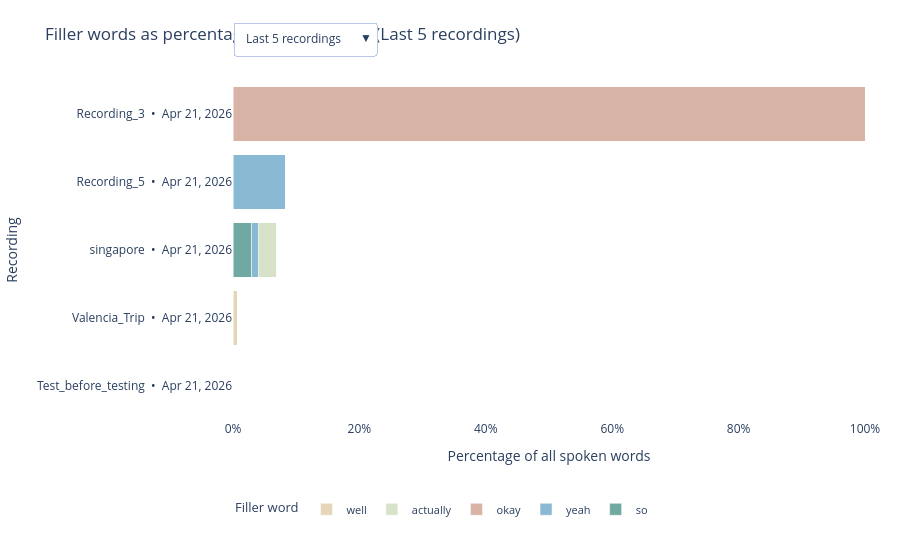

Notebook code for this chart:
### Code cell
# Plot 1: Interactive filler-word percentages per recording.
import plotly.graph_objects as go

if not records:
    print('No recordings available to plot.')
else:
    # Build views for dropdown options using most recent recordings.
    dropdown_options = [
        ('Last 5 recordings', 5),
        ('Last 10 recordings', 10),
        ('Last 15 recordings', 15),
        ('All recordings', None),
    ]

    def build_view(limit):
        recency_sorted = sorted(records, key=lambda record: (record['recording_dt'], record['recording_id']), reverse=True)
        selected = recency_sorted if limit is None else recency_sorted[:limit]
        selected = sorted(selected, key=lambda record: (record['filler_percentage'], record['recording_dt']), reverse=True)

        labels = [
            f"{record['recording_label']}  •  {record['recording_dt'].strftime('%b %d, %Y')}"
            for record in selected
        ]
        totals = np.array([record['filler_percentage'] for record in selected], dtype=float)

        x_by_word = []
        custom_by_word = []
        visible_by_word = []

        for word in filler_words:
            values = np.array(
                [
                    100.0 * record['filler_counts'].get(word, 0) / max(record['total_words'], 1)
                    for record in selected
                ],
                dtype=float,
            )
            custom = np.column_stack(
                [
                    np.array([word] * len(selected), dtype=object),
                    np.array([record['recording_label'] for record in selected], dtype=object),
                    totals,
                    np.array([record['total_words'] for record in selected], dtype=float),
                ]
            )
            x_by_word.append(values)
            custom_by_word.append(custom)
            visible_by_word.append(bool(np.any(values > 0)))

        return {
            'labels': labels,
            'totals': totals,
            'x_by_word': x_by_word,
            'custom_by_word': custom_by_word,
            'visible_by_word': visible_by_word,
        }

    views = {name: build_view(limit) for name, limit in dropdown_options}
    default_view_name = 'Last 5 recordings'
    default_view = views[default_view_name]

    fig = go.Figure()
    for idx, word in enumerate(filler_words):
        fig.add_trace(
            go.Bar(
                y=default_view['labels'],
                x=default_view['x_by_word'][idx],
                name=word,
                orientation='h',
                marker_color=word_colors[word],
                customdata=default_view['custom_by_word'][idx],
                visible=default_view['visible_by_word'][idx],
                hovertemplate=(
                    '<b>%{customdata[1]}</b><br>'
                    'Filler word: %{customdata[0]}<br>'
                    'Word share: %{x:.2f}%<br>'
                    'Total filler: %{customdata[2]:.2f}%<br>'
                    'Total words: %{customdata[3]:.0f}<extra></extra>'
                ),
            )
        )

    dropdown_buttons = []
    for name, _ in dropdown_options:
        view = views[name]
        dropdown_buttons.append(
            {
                'label': name,
                'method': 'update',
                'args': [
                    {
                        'x': view['x_by_word'],
                        'y': [view['labels']] * len(filler_words),
                        'customdata': view['custom_by_word'],
                        'visible': view['visible_by_word'],
                    },
                    {
                        'title': f'Filler words as percentages per recording ({name})',
                    },
                ],
            }
        )

    fig.update_layout(
        barmode='stack',
        title=f'Filler words as percentages per recording ({default_view_name})',
        xaxis_title='Percentage of all spoken words',
        yaxis_title='Recording',
        xaxis=dict(range=[0, 100], ticksuffix='%'),
        template='plotly_white',
        height=max(560, 90 + 26 * len(default_view['labels'])),
        margin=dict(l=230, r=35, t=80, b=140),
        legend=dict(
            orientation='h',
            yanchor='top',
            y=-0.22,
            xanchor='left',
            x=0,
            title_text='Filler word',
            font=dict(size=11),
        ),
        updatemenus=[
            {
                'buttons': dropdown_buttons,
                'direction': 'down',
                'showactive': True,
                'x': 0.0,
                'xanchor': 'left',
                'y': 1.17,
                'yanchor': 'top',
                'bgcolor': 'white',
                'bordercolor': '#B7C7E5',
                'borderwidth': 1,
            }
        ],
    )
    fig.update_yaxes(autorange='reversed')

    fig.show()

### Figure 1 — Plotly figure (JSON) as saved in the notebook; plotly's stock layout.template omitted (floating-point values rounded to 4 significant figures; data arrays with more than 128 entries replaced by an {"elided": "..."} marker saying what was removed)
{"data": [{"customdata": [["so", "Recording_3", 100, 1], ["so", "Recording_5", 8.33, 12], ["so", "singapore", 6.93, 101], ["so", "Valencia_Trip", 0.68, 147], ["so", "Test_before_testing", 0, 7]], "hovertemplate": "<b>%{customdata[1]}</b><br>Filler word: %{customdata[0]}<br>Word share: %{x:.2f}%<br>Total filler: %{customdata[2]:.2f}%<br>Total words: %{customdata[3]:.0f}<extra></extra>", "marker": {"color": "#6FA9A1"}, "name": "so", "orientation": "h", "type": "bar", "visible": true, "x": [0.0, 0.0, 2.97, 0.0, 0.0], "y": ["Recording_3  •  Apr 21, 2026", "Recording_5  •  Apr 21, 2026", "singapore  •  Apr 21, 2026", "Valencia_Trip  •  Apr 21, 2026", "Test_before_testing  •  Apr 21, 2026"]}, {"customdata": [["yeah", "Recording_3", 100, 1], ["yeah", "Recording_5", 8.33, 12], ["yeah", "singapore", 6.93, 101], ["yeah", "Valencia_Trip", 0.68, 147], ["yeah", "Test_before_testing", 0, 7]], "hovertemplate": "<b>%{customdata[1]}</b><br>Filler word: %{customdata[0]}<br>Word share: %{x:.2f}%<br>Total filler: %{customdata[2]:.2f}%<br>Total words: %{customdata[3]:.0f}<extra></extra>", "marker": {"color": "#8ABAD3"}, "name": "yeah", "orientation": "h", "type": "bar", "visible": true, "x": [0.0, 8.333, 0.9901, 0.0, 0.0], "y": ["Recording_3  •  Apr 21, 2026", "Recording_5  •  Apr 21, 2026", "singapore  •  Apr 21, 2026", "Valencia_Trip  •  Apr 21, 2026", "Test_before_testing  •  Apr 21, 2026"]}, {"customdata": [["i guess", "Recording_3", 100, 1], ["i guess", "Recording_5", 8.33, 12], ["i guess", "singapore", 6.93, 101], ["i guess", "Valencia_Trip", 0.68, 147], ["i guess", "Test_before_testing", 0, 7]], "hovertemplate": "<b>%{customdata[1]}</b><br>Filler word: %{customdata[0]}<br>Word share: %{x:.2f}%<br>Total filler: %{customdata[2]:.2f}%<br>Total words: %{customdata[3]:.0f}<extra></extra>", "marker": {"color": "#A6D8D0"}, "name": "i guess", "orientation": "h", "type": "bar", "visible": false, "x": [0.0, 0.0, 0.0, 0.0, 0.0], "y": ["Recording_3  •  Apr 21, 2026", "Recording_5  •  Apr 21, 2026", "singapore  •  Apr 21, 2026", "Valencia_Trip  •  Apr 21, 2026", "Test_before_testing  •  Apr 21, 2026"]}, {"customdata": [["blah", "Recording_3", 100, 1], ["blah", "Recording_5", 8.33, 12], ["blah", "singapore", 6.93, 101], ["blah", "Valencia_Trip", 0.68, 147], ["blah", "Test_before_testing", 0, 7]], "hovertemplate": "<b>%{customdata[1]}</b><br>Filler word: %{customdata[0]}<br>Word share: %{x:.2f}%<br>Total filler: %{customdata[2]:.2f}%<br>Total words: %{customdata[3]:.0f}<extra></extra>", "marker": {"color": "#B7C7E5"}, "name": "blah", "orientation": "h", "type": "bar", "visible": false, "x": [0.0, 0.0, 0.0, 0.0, 0.0], "y": ["Recording_3  •  Apr 21, 2026", "Recording_5  •  Apr 21, 2026", "singapore  •  Apr 21, 2026", "Valencia_Trip  •  Apr 21, 2026", "Test_before_testing  •  Apr 21, 2026"]}, {"customdata": [["like", "Recording_3", 100, 1], ["like", "Recording_5", 8.33, 12], ["like", "singapore", 6.93, 101], ["like", "Valencia_Trip", 0.68, 147], ["like", "Test_before_testing", 0, 7]], "hovertemplate": "<b>%{customdata[1]}</b><br>Filler word: %{customdata[0]}<br>Word share: %{x:.2f}%<br>Total filler: %{customdata[2]:.2f}%<br>Total words: %{customdata[3]:.0f}<extra></extra>", "marker": {"color": "#C8D6B9"}, "name": "like", "orientation": "h", "type": "bar", "visible": false, "x": [0.0, 0.0, 0.0, 0.0, 0.0], "y": ["Recording_3  •  Apr 21, 2026", "Recording_5  •  Apr 21, 2026", "singapore  •  Apr 21, 2026", "Valencia_Trip  •  Apr 21, 2026", "Test_before_testing  •  Apr 21, 2026"]}, {"customdata": [["okay", "Recording_3", 100, 1], ["okay", "Recording_5", 8.33, 12], ["okay", "singapore", 6.93, 101], ["okay", "Valencia_Trip", 0.68, 147], ["okay", "Test_before_testing", 0, 7]], "hovertemplate": "<b>%{customdata[1]}</b><br>Filler word: %{customdata[0]}<br>Word share: %{x:.2f}%<br>Total filler: %{customdata[2]:.2f}%<br>Total words: %{customdata[3]:.0f}<extra></extra>", "marker": {"color": "#D8B4A6"}, "name": "okay", "orientation": "h", "type": "bar", "visible": true, "x": [100.0, 0.0, 0.0, 0.0, 0.0], "y": ["Recording_3  •  Apr 21, 2026", "Recording_5  •  Apr 21, 2026", "singapore  •  Apr 21, 2026", "Valencia_Trip  •  Apr 21, 2026", "Test_before_testing  •  Apr 21, 2026"]}, {"customdata": [["i mean", "Recording_3", 100, 1], ["i mean", "Recording_5", 8.33, 12], ["i mean", "singapore", 6.93, 101], ["i mean", "Valencia_Trip", 0.68, 147], ["i mean", "Test_before_testing", 0, 7]], "hovertemplate": "<b>%{customdata[1]}</b><br>Filler word: %{customdata[0]}<br>Word share: %{x:.2f}%<br>Total filler: %{customdata[2]:.2f}%<br>Total words: %{customdata[3]:.0f}<extra></extra>", "marker": {"color": "#E4C7B7"}, "name": "i mean", "orientation": "h", "type": "bar", "visible": false, "x": [0.0, 0.0, 0.0, 0.0, 0.0], "y": ["Recording_3  •  Apr 21, 2026", "Recording_5  •  Apr 21, 2026", "singapore  •  Apr 21, 2026", "Valencia_Trip  •  Apr 21, 2026", "Test_before_testing  •  Apr 21, 2026"]}, {"customdata": [["kind of", "Recording_3", 100, 1], ["kind of", "Recording_5", 8.33, 12], ["kind of", "singapore", 6.93, 101], ["kind of", "Valencia_Trip", 0.68, 147], ["kind of", "Test_before_testing", 0, 7]], "hovertemplate": "<b>%{customdata[1]}</b><br>Filler word: %{customdata[0]}<br>Word share: %{x:.2f}%<br>Total filler: %{customdata[2]:.2f}%<br>Total words: %{customdata[3]:.0f}<extra></extra>", "marker": {"color": "#C9C1E8"}, "name": "kind of", "orientation": "h", "type": "bar", "visible": false, "x": [0.0, 0.0, 0.0, 0.0, 0.0], "y": ["Recording_3  •  Apr 21, 2026", "Recording_5  •  Apr 21, 2026", "singapore  •  Apr 21, 2026", "Valencia_Trip  •  Apr 21, 2026", "Test_before_testing  •  Apr 21, 2026"]}, {"customdata": [["you know", "Recording_3", 100, 1], ["you know", "Recording_5", 8.33, 12], ["you know", "singapore", 6.93, 101], ["you know", "Valencia_Trip", 0.68, 147], ["you know", "Test_before_testing", 0, 7]], "hovertemplate": "<b>%{customdata[1]}</b><br>Filler word: %{customdata[0]}<br>Word share: %{x:.2f}%<br>Total filler: %{customdata[2]:.2f}%<br>Total words: %{customdata[3]:.0f}<extra></extra>", "marker": {"color": "#A9C7B8"}, "name": "you know", "orientation": "h", "type": "bar", "visible": false, "x": [0.0, 0.0, 0.0, 0.0, 0.0], "y": ["Recording_3  •  Apr 21, 2026", "Recording_5  •  Apr 21, 2026", "singapore  •  Apr 21, 2026", "Valencia_Trip  •  Apr 21, 2026", "Test_before_testing  •  Apr 21, 2026"]}, {"customdata": [["actually", "Recording_3", 100, 1], ["actually", "Recording_5", 8.33, 12], ["actually", "singapore", 6.93, 101], ["actually", "Valencia_Trip", 0.68, 147], ["actually", "Test_before_testing", 0, 7]], "hovertemplate": "<b>%{customdata[1]}</b><br>Filler word: %{customdata[0]}<br>Word share: %{x:.2f}%<br>Total filler: %{customdata[2]:.2f}%<br>Total words: %{customdata[3]:.0f}<extra></extra>", "marker": {"color": "#D8E2C8"}, "name": "actually", "orientation": "h", "type": "bar", "visible": true, "x": [0.0, 0.0, 2.97, 0.0, 0.0], "y": ["Recording_3  •  Apr 21, 2026", "Recording_5  •  Apr 21, 2026", "singapore  •  Apr 21, 2026", "Valencia_Trip  •  Apr 21, 2026", "Test_before_testing  •  Apr 21, 2026"]}, {"customdata": [["well", "Recording_3", 100, 1], ["well", "Recording_5", 8.33, 12], ["well", "singapore", 6.93, 101], ["well", "Valencia_Trip", 0.68, 147], ["well", "Test_before_testing", 0, 7]], "hovertemplate": "<b>%{customdata[1]}</b><br>Filler word: %{customdata[0]}<br>Word share: %{x:.2f}%<br>Total filler: %{customdata[2]:.2f}%<br>Total words: %{customdata[3]:.0f}<extra></extra>", "marker": {"color": "#E6D6B8"}, "name": "well", "orientation": "h", "type": "bar", "visible": true, "x": [0.0, 0.0, 0.0, 0.6803, 0.0], "y": ["Recording_3  •  Apr 21, 2026", "Recording_5  •  Apr 21, 2026", "singapore  •  Apr 21, 2026", "Valencia_Trip  •  Apr 21, 2026", "Test_before_testing  •  Apr 21, 2026"]}, {"customdata": [["right", "Recording_3", 100, 1], ["right", "Recording_5", 8.33, 12], ["right", "singapore", 6.93, 101], ["right", "Valencia_Trip", 0.68, 147], ["right", "Test_before_testing", 0, 7]], "hovertemplate": "<b>%{customdata[1]}</b><br>Filler word: %{customdata[0]}<br>Word share: %{x:.2f}%<br>Total filler: %{customdata[2]:.2f}%<br>Total words: %{customdata[3]:.0f}<extra></extra>", "marker": {"color": "#BFC8D6"}, "name": "right", "orientation": "h", "type": "bar", "visible": false, "x": [0.0, 0.0, 0.0, 0.0, 0.0], "y": ["Recording_3  •  Apr 21, 2026", "Recording_5  •  Apr 21, 2026", "singapore  •  Apr 21, 2026", "Valencia_Trip  •  Apr 21, 2026", "Test_before_testing  •  Apr 21, 2026"]}, {"customdata": [["um", "Recording_3", 100, 1], ["um", "Recording_5", 8.33, 12], ["um", "singapore", 6.93, 101], ["um", "Valencia_Trip", 0.68, 147], ["um", "Test_before_testing", 0, 7]], "hovertemplate": "<b>%{customdata[1]}</b><br>Filler word: %{customdata[0]}<br>Word share: %{x:.2f}%<br>Total filler: %{customdata[2]:.2f}%<br>Total words: %{customdata[3]:.0f}<extra></extra>", "marker": {"color": "#D7E6E1"}, "name": "um", "orientation": "h", "type": "bar", "visible": false, "x": [0.0, 0.0, 0.0, 0.0, 0.0], "y": ["Recording_3  •  Apr 21, 2026", "Recording_5  •  Apr 21, 2026", "singapore  •  Apr 21, 2026", "Valencia_Trip  •  Apr 21, 2026", "Test_before_testing  •  Apr 21, 2026"]}, {"customdata": [["what's it called", "Recording_3", 100, 1], ["what's it called", "Recording_5", 8.33, 12], ["what's it called", "singapore", 6.93, 101], ["what's it called", "Valencia_Trip", 0.68, 147], ["what's it called", "Test_before_testing", 0, 7]], "hovertemplate": "<b>%{customdata[1]}</b><br>Filler word: %{customdata[0]}<br>Word share: %{x:.2f}%<br>Total filler: %{customdata[2]:.2f}%<br>Total words: %{customdata[3]:.0f}<extra></extra>", "marker": {"color": "#E8D8D0"}, "name": "what's it called", "orientation": "h", "type": "bar", "visible": false, "x": [0.0, 0.0, 0.0, 0.0, 0.0], "y": ["Recording_3  •  Apr 21, 2026", "Recording_5  •  Apr 21, 2026", "singapore  •  Apr 21, 2026", "Valencia_Trip  •  Apr 21, 2026", "Test_before_testing  •  Apr 21, 2026"]}, {"customdata": [["i don't know", "Recording_3", 100, 1], ["i don't know", "Recording_5", 8.33, 12], ["i don't know", "singapore", 6.93, 101], ["i don't know", "Valencia_Trip", 0.68, 147], ["i don't know", "Test_before_testing", 0, 7]], "hovertemplate": "<b>%{customdata[1]}</b><br>Filler word: %{customdata[0]}<br>Word share: %{x:.2f}%<br>Total filler: %{customdata[2]:.2f}%<br>Total words: %{customdata[3]:.0f}<extra></extra>", "marker": {"color": "#6FA9A1"}, "name": "i don't know", "orientation": "h", "type": "bar", "visible": false, "x": [0.0, 0.0, 0.0, 0.0, 0.0], "y": ["Recording_3  •  Apr 21, 2026", "Recording_5  •  Apr 21, 2026", "singapore  •  Apr 21, 2026", "Valencia_Trip  •  Apr 21, 2026", "Test_before_testing  •  Apr 21, 2026"]}], "layout": {"barmode": "stack", "height": 560, "legend": {"font": {"size": 11}, "orientation": "h", "title": {"text": "Filler word"}, "x": 0, "xanchor": "left", "y": -0.22, "yanchor": "top"}, "margin": {"b": 140, "l": 230, "r": 35, "t": 80}, "title": {"text": "Filler words as percentages per recording (Last 5 recordings)"}, "updatemenus": [{"bgcolor": "white", "bordercolor": "#B7C7E5", "borderwidth": 1, "buttons": [{"args": [{"customdata": {"elided": "15x5x4 mixed values"}, "visible": [true, true, false, false, false, true, false, false, false, true, true, false, false, false, false], "x": [[0, 0, 2.97, 0, 0], [0, 8.333, 0.9901, 0, 0], [0, 0, 0, 0, 0], [0, 0, 0, 0, 0], [0, 0, 0, 0, 0], [100, 0, 0, 0, 0], [0, 0, 0, 0, 0], [0, 0, 0, 0, 0], [0, 0, 0, 0, 0], [0, 0, 2.97, 0, 0], [0, 0, 0, 0.6803, 0], [0, 0, 0, 0, 0], [0, 0, 0, 0, 0], [0, 0, 0, 0, 0], [0, 0, 0, 0, 0]], "y": [["Recording_3  •  Apr 21, 2026", "Recording_5  •  Apr 21, 2026", "singapore  •  Apr 21, 2026", "Valencia_Trip  •  Apr 21, 2026", "Test_before_testing  •  Apr 21, 2026"], ["Recording_3  •  Apr 21, 2026", "Recording_5  •  Apr 21, 2026", "singapore  •  Apr 21, 2026", "Valencia_Trip  •  Apr 21, 2026", "Test_before_testing  •  Apr 21, 2026"], ["Recording_3  •  Apr 21, 2026", "Recording_5  •  Apr 21, 2026", "singapore  •  Apr 21, 2026", "Valencia_Trip  •  Apr 21, 2026", "Test_before_testing  •  Apr 21, 2026"], ["Recording_3  •  Apr 21, 2026", "Recording_5  •  Apr 21, 2026", "singapore  •  Apr 21, 2026", "Valencia_Trip  •  Apr 21, 2026", "Test_before_testing  •  Apr 21, 2026"], ["Recording_3  •  Apr 21, 2026", "Recording_5  •  Apr 21, 2026", "singapore  •  Apr 21, 2026", "Valencia_Trip  •  Apr 21, 2026", "Test_before_testing  •  Apr 21, 2026"], ["Recording_3  •  Apr 21, 2026", "Recording_5  •  Apr 21, 2026", "singapore  •  Apr 21, 2026", "Valencia_Trip  •  Apr 21, 2026", "Test_before_testing  •  Apr 21, 2026"], ["Recording_3  •  Apr 21, 2026", "Recording_5  •  Apr 21, 2026", "singapore  •  Apr 21, 2026", "Valencia_Trip  •  Apr 21, 2026", "Test_before_testing  •  Apr 21, 2026"], ["Recording_3  •  Apr 21, 2026", "Recording_5  •  Apr 21, 2026", "singapore  •  Apr 21, 2026", "Valencia_Trip  •  Apr 21, 2026", "Test_before_testing  •  Apr 21, 2026"], ["Recording_3  •  Apr 21, 2026", "Recording_5  •  Apr 21, 2026", "singapore  •  Apr 21, 2026", "Valencia_Trip  •  Apr 21, 2026", "Test_before_testing  •  Apr 21, 2026"], ["Recording_3  •  Apr 21, 2026", "Recording_5  •  Apr 21, 2026", "singapore  •  Apr 21, 2026", "Valencia_Trip  •  Apr 21, 2026", "Test_before_testing  •  Apr 21, 2026"], ["Recording_3  •  Apr 21, 2026", "Recording_5  •  Apr 21, 2026", "singapore  •  Apr 21, 2026", "Valencia_Trip  •  Apr 21, 2026", "Test_before_testing  •  Apr 21, 2026"], ["Recording_3  •  Apr 21, 2026", "Recording_5  •  Apr 21, 2026", "singapore  •  Apr 21, 2026", "Valencia_Trip  •  Apr 21, 2026", "Test_before_testing  •  Apr 21, 2026"], ["Recording_3  •  Apr 21, 2026", "Recording_5  •  Apr 21, 2026", "singapore  •  Apr 21, 2026", "Valencia_Trip  •  Apr 21, 2026", "Test_before_testing  •  Apr 21, 2026"], ["Recording_3  •  Apr 21, 2026", "Recording_5  •  Apr 21, 2026", "singapore  •  Apr 21, 2026", "Valencia_Trip  •  Apr 21, 2026", "Test_before_testing  •  Apr 21, 2026"], ["Recording_3  •  Apr 21, 2026", "Recording_5  •  Apr 21, 2026", "singapore  •  Apr 21, 2026", "Valencia_Trip  •  Apr 21, 2026", "Test_before_testing  •  Apr 21, 2026"]]}, {"title": "Filler words as percentages per recording (Last 5 recordings)"}], "label": "Last 5 recordings", "method": "update"}, {"args": [{"customdata": {"elided": "15x10x4 mixed values"}, "visible": [true, true, false, false, true, true, false, true, false, true, true, true, false, false, false], "x": {"elided": "15x10 float values"}, "y": {"elided": "15x10 str values"}}, {"title": "Filler words as percentages per recording (Last 10 recordings)"}], "label": "Last 10 recordings", "method": "update"}, {"args": [{"customdata": {"elided": "15x15x4 mixed values"}, "visible": [true, true, false, false, true, true, false, true, false, true, true, true, false, false, false], "x": {"elided": "15x15 float values"}, "y": {"elided": "15x15 str values"}}, {"title": "Filler words as percentages per recording (Last 15 recordings)"}], "label": "Last 15 recordings", "method": "update"}, {"args": [{"customdata": {"elided": "15x41x4 mixed values"}, "visible": [true, true, true, true, true, true, true, true, true, true, true, true, true, true, true], "x": {"elided": "15x41 float values"}, "y": {"elided": "15x41 str values"}}, {"title": "Filler words as percentages per recording (All recordings)"}], "label": "All recordings", "method": "update"}], "direction": "down", "showactive": true, "x": 0, "xanchor": "left", "y": 1.17, "yanchor": "top"}], "xaxis": {"range": [0, 100], "ticksuffix": "%", "title": {"text": "Percentage of all spoken words"}}, "yaxis": {"autorange": "reversed", "title": {"text": "Recording"}}}}
